Frame 1 (no input): blank canvas, image omitted
Frame 60 (the mouse pressed at the canvas centre just before this capture): blank canvas, image omitted
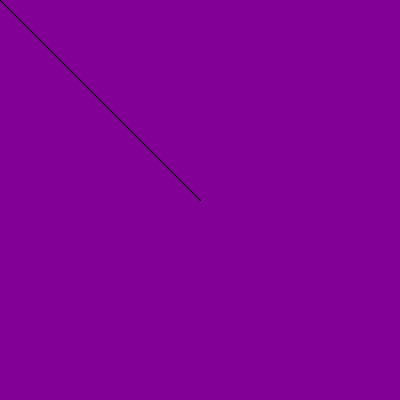
Frame 120 (the mouse held since frame 60 and released just before this capture)

The Processing sketch whose frames 1 and 60 were blank and that drew this single picture after the mouse press (run headless with seeded random() and noise(); from frame 60 on, the mouse is pressed at the canvas centre):

// Processing sketch: processing_49070
// ── processing_49070.pde

void setup () {
  
  size (400,400);
  smooth ();
  background(130,0,150);
  
}



void draw () {
  
  line (pmouseX, pmouseY, mouseX, mouseY);
}
